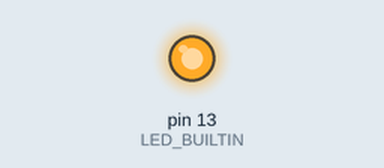
The sketch below on a simulated Arduino Uno, built with avr-gcc and run on an emulated ATmega328P. Parts: output pins drawn as LEDs (lit = HIGH). What the sketch prints to the serial monitor is not drawn.

Above: at 0.13 s.
At 2.6 s:
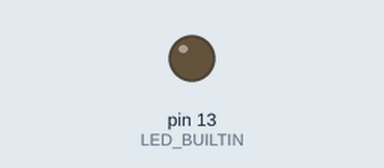
Timing chart, 0 to 6.5 s (numbered marks = the images above):
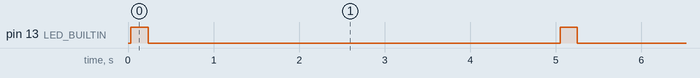

The sketch:

board_smoke.ino
```cpp
// board_smoke.ino - EMG Hand board-only smoke test
// Purpose: verify the RobotShop Uno clone + PCA9685 BEFORE any servo,
// MyoWare, or servo power rail exists on the bench.
// It does three things and nothing else:
//   1. Blinks the built-in LED (board is alive, upload worked).
//   2. Scans the I2C bus and reports every address that answers.
//   3. Specifically flags whether the PCA9685 answers at 0x40.
// It never writes PWM registers and never drives an output, so it is
// safe to run with the PCA9685 wired for logic power only.
//
// Wiring (from ../wiring-schematic.html, verified 2026-10-14):
//   Uno 5V  -> PCA9685 VCC   (logic power only, ~10 mA - NOT servo power)
//   Uno GND -> PCA9685 GND
//   Uno A4  -> PCA9685 SDA
//   Uno A5  -> PCA9685 SCL
//   PCA9685 V+ screw terminal: LEAVE DISCONNECTED for this test.
//   Servo channels 0-4: leave empty.
//
// Expected serial output (9600 baud):
//   "PCA9685 FOUND at 0x40"  -> board day stage 1 passes.
//   "0x40 NOT found"         -> check wiring order and that VCC is fed,
//                               then re-run; do not proceed to servos.

#include <Wire.h>

#define PCA9685_ADDR 0x40

void setup() {
  pinMode(LED_BUILTIN, OUTPUT);
  Serial.begin(9600);
  while (!Serial) { /* wait for USB serial on some boards */ }
  Wire.begin();
  Serial.println("# board_smoke: I2C scan starting");
}

void loop() {
  bool foundPca = false;
  int foundCount = 0;

  for (byte addr = 1; addr < 127; addr++) {
    Wire.beginTransmission(addr);
    byte err = Wire.endTransmission();
    if (err == 0) {
      foundCount++;
      Serial.print("# found device at 0x");
      if (addr < 16) Serial.print("0");
      Serial.println(addr, HEX);
      if (addr == PCA9685_ADDR) foundPca = true;
    }
  }

  if (foundCount == 0) {
    Serial.println("# NO I2C devices found - check VCC/GND/SDA/SCL wiring");
  }
  if (foundPca) {
    Serial.println("# PCA9685 FOUND at 0x40 - stage 1 PASS");
  } else {
    Serial.println("# 0x40 NOT found - PCA9685 not answering yet");
  }

  // Heartbeat blink so the board's state is visible without serial.
  digitalWrite(LED_BUILTIN, HIGH);
  delay(200);
  digitalWrite(LED_BUILTIN, LOW);
  delay(4800);  // re-scan every ~5 s; move a wire, watch the result change
}
```

Measured:
- by itself, pin 13 (LED_BUILTIN): alternates HIGH for 0.20 s and LOW for 4.8 s
